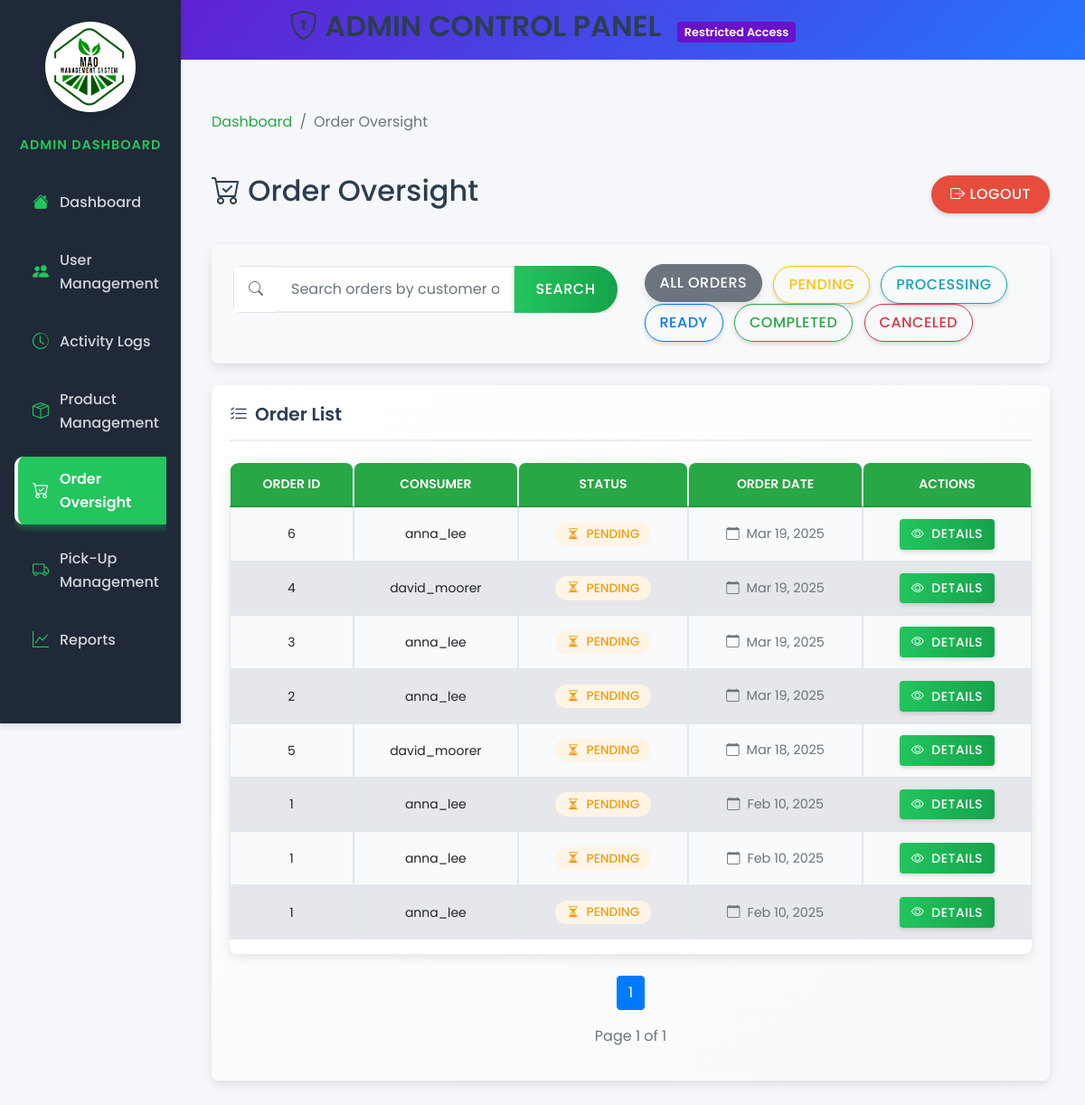
The page /views/admin/order-oversight.php (signed in) on the database as committed earlier.
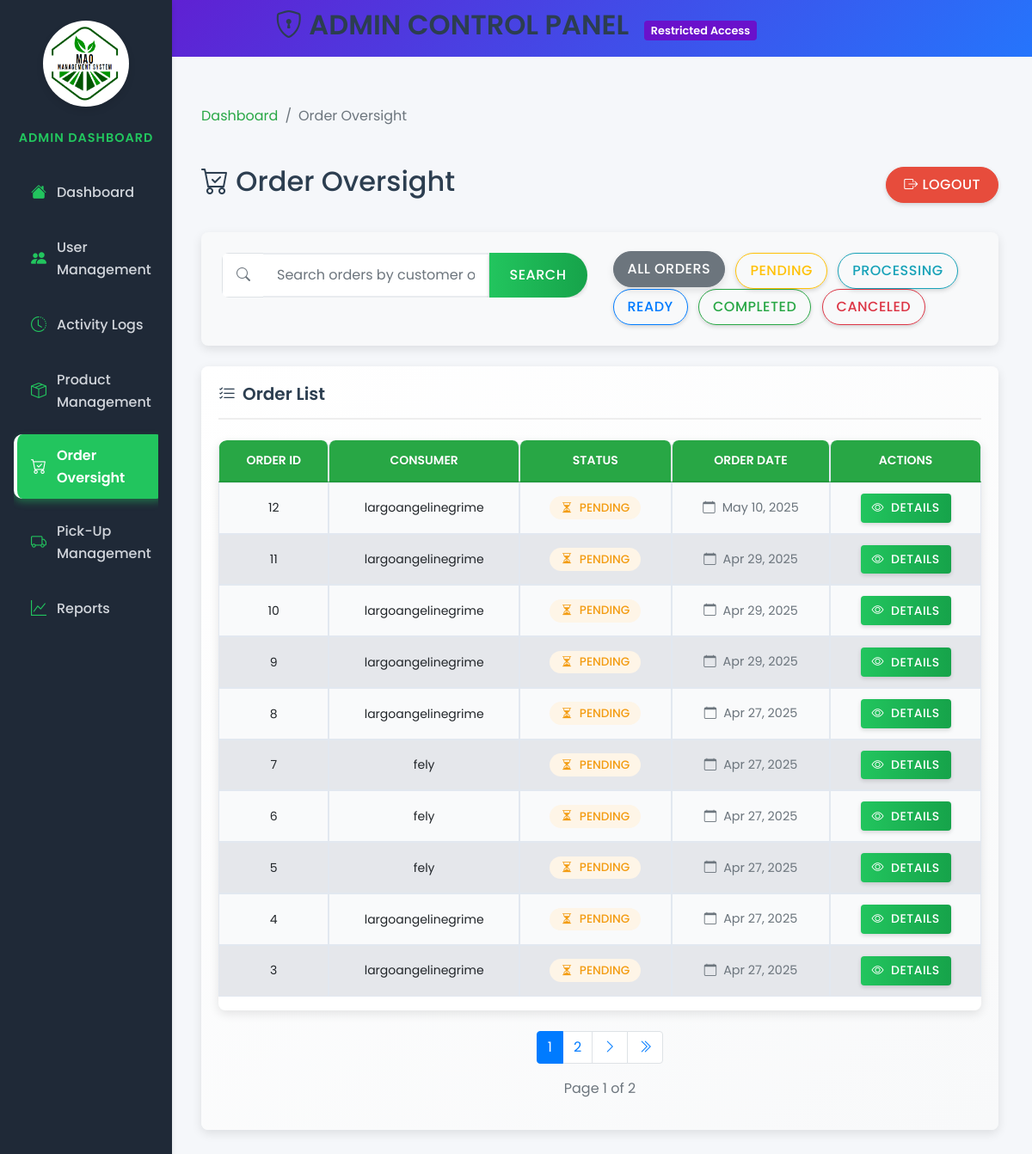
The same page on the database as committed later.
### tables this page shows
CREATE TABLE `orders` (
  `order_id` int(11) NOT NULL,
  `consumer_id` int(11) DEFAULT NULL,
  `order_status` enum('pending','completed','canceled') DEFAULT 'pending',
  `order_date` timestamp NOT NULL DEFAULT current_timestamp(),
  `pickup_details` text DEFAULT NULL
);

CREATE TABLE `users` (
  `user_id` int(11) NOT NULL,
  `username` varchar(50) NOT NULL,
  `password` varchar(255) NOT NULL,
  `email` varchar(100) NOT NULL,
  `role_id` int(11) DEFAULT NULL,
  `created_at` timestamp NOT NULL DEFAULT current_timestamp(),
  `updated_at` timestamp NOT NULL DEFAULT current_timestamp() ON UPDATE current_timestamp(),
  `first_name` varchar(100) NOT NULL,
  `last_name` varchar(100) NOT NULL,
  `contact_number` varchar(20) DEFAULT NULL,
  `address` text DEFAULT NULL
);

### views/admin/order-oversight.php (the view, shortened to what the rows shown need)
<?php
$database = new Database();
$conn = $database->connect();
$limit = 10;
$page = isset($_GET['page']) ? (int)$_GET['page'] : 1;
$offset = ($page - 1) * $limit;
$query = "SELECT o.order_id, u.username AS consumer_name, o.order_status, o.order_date,
                p.pickup_id, p.pickup_date, p.pickup_location, p.pickup_notes,
                pm.payment_id, pm.payment_status, pm.payment_date, pm.amount
          FROM orders AS o
          JOIN users AS u ON o.consumer_id = u.user_id
          LEFT JOIN pickups AS p ON o.order_id = p.order_id
          LEFT JOIN payments AS pm ON o.order_id = pm.order_id";
$query = $query . " ORDER BY o.order_date DESC LIMIT :limit OFFSET :offset";
$stmt = $conn->prepare($query);
$stmt->bindValue(':limit', $limit, PDO::PARAM_INT);
$stmt->bindValue(':offset', $offset, PDO::PARAM_INT);
$stmt->execute();
$orders = $stmt->fetchAll(PDO::FETCH_ASSOC);
?>
<!DOCTYPE html>
<html lang="en">
<head>
    <link href="https://stackpath.bootstrapcdn.com/bootstrap/4.5.2/css/bootstrap.min.css" rel="stylesheet">
    <link href="https://cdn.jsdelivr.net/npm/bootstrap-icons/font/bootstrap-icons.css" rel="stylesheet">
    <link rel="stylesheet" href="../../public/style/admin.css">
    <link rel="stylesheet" href="../../public/style/admin-sidebar.css">
    <link rel="stylesheet" href="../../public/style/order-oversight.css">
</head>
<body>
    <div class="admin-header text-center">
        <h2><i class="bi bi-shield-lock"></i> ADMIN CONTROL PANEL <span class="admin-badge">Restricted Access</span></h2>
    </div>
    <div class="container-fluid">
        <div class="row">
            <main role="main" class="col-md-9 ml-sm-auto col-lg-10 px-4 py-4 order-oversight-page">
                <div class="page-header">
                    <h1 class="h2"><i class="bi bi-cart-check"></i> Order Oversight</h1>
                </div>
                <div class="card custom-card">
                    <div class="card-body">
                        <div class="table-container">
                            <div class="table-responsive">
                                <table class="table table-hover">
                                    <thead>
                                        <tr>
                                            <th>Order ID</th>
                                            <th>Consumer</th>
                                            <th>Status</th>
                                            <th>Order Date</th>
                                            <th>Actions</th>
                                        </tr>
                                    </thead>
                                    <tbody id="orders-table">
                                        <?php if (count($orders) > 0): ?>
                                            <?php foreach ($orders as $order): ?>
                                                <tr data-status="<?= strtolower($order['order_status']) ?>">
                                                    <td><span class="order-id"><?= htmlspecialchars($order['order_id']) ?></span></td>
                                                    <td><?= htmlspecialchars($order['consumer_name']) ?></td>
                                                    <td>                                        <?php if ($order['order_status'] === 'pending'): ?>
                                                            <span class="badge badge-warning status-badge">
                                                                <i class="bi bi-hourglass-split"></i> Pending
                                                            </span>
                                                        <?php elseif ($order['order_status'] === 'processing'): ?>
                                                            <span class="badge badge-info status-badge">
                                                                <i class="bi bi-gear-fill"></i> Processing
                                                            </span>
                                                        <?php elseif ($order['order_status'] === 'ready'): ?>
                                                            <span class="badge badge-primary status-badge">
                                                                <i class="bi bi-box-seam"></i> Ready
                                                            </span>
                                                        <?php elseif ($order['order_status'] === 'completed'): ?>
                                                            <span class="badge badge-success status-badge">
                                                                <i class="bi bi-check-circle"></i> Completed
                                                            </span>
                                                        <?php elseif ($order['order_status'] === 'canceled'): ?>
                                                            <span class="badge badge-danger status-badge">
                                                                <i class="bi bi-x-circle"></i> Canceled
                                                            </span>
                                                        <?php else: ?>
                                                            <span class="badge badge-secondary status-badge">
                                                                <i class="bi bi-question-circle"></i> <?= ucfirst($order['order_status']) ?>
                                                            </span>
                                                        <?php endif; ?>
                                                    </td>
                                                    <td>
                                                        <span class="order-date" title="<?= htmlspecialchars(date("F j, Y, g:i A", strtotime($order['order_date']))) ?>">
                                                            <i class="bi bi-calendar"></i>
                                                            <?= htmlspecialchars(date("M j, Y", strtotime($order['order_date']))) ?>
                                                        </span>
                                                    </td>
                                                    <td>
                                                        <button class="btn btn-primary btn-sm view-details-btn"
                                                                data-order-id="<?= htmlspecialchars($order['order_id']) ?>">
                                                            <i class="bi bi-eye"></i> Details
                                                        </button>
                                                    </td>
                                                </tr>
                                            <?php endforeach; ?>
                                        <?php endif; ?>
                                    </tbody>
                                </table>
                            </div>
                        </div>
                    </div>
                </div>
            </main>
        </div>
    </div>
</body>
</html>

Rows that differ between the two databases and show on the page:
no longer on this page (row edited): orders: order_id "2", consumer.username "anna_lee", order_status "pending" (drawn), order_date "Mar 19, 2025"
no longer on this page (row edited): orders: order_id "1", consumer.username "anna_lee", order_status "pending" (drawn), order_date "Feb 10, 2025"
added orders: order_id "12", consumer.username "largoangelinegrime", order_status "pending" (drawn), order_date "May 10, 2025"
added orders: order_id "11", consumer.username "largoangelinegrime", order_status "pending" (drawn), order_date "Apr 29, 2025"
added orders: order_id "10", consumer.username "largoangelinegrime", order_status "pending" (drawn), order_date "Apr 29, 2025"
added orders: order_id "9", consumer.username "largoangelinegrime", order_status "pending" (drawn), order_date "Apr 29, 2025"
added orders: order_id "8", consumer.username "largoangelinegrime", order_status "pending" (drawn), order_date "Apr 27, 2025"
added orders: order_id "7", consumer.username "fely", order_status "pending" (drawn), order_date "Apr 27, 2025"
changed orders id 6: consumer.username "anna_lee" → "fely"; order_date "Mar 19, 2025" → "Apr 27, 2025"
changed orders id 5: consumer.username "david_moorer" → "fely"; order_date "Mar 18, 2025" → "Apr 27, 2025"; moves up the list
changed orders id 4: consumer.username "david_moorer" → "largoangelinegrime"; order_date "Mar 19, 2025" → "Apr 27, 2025"
changed orders id 3: consumer.username "anna_lee" → "largoangelinegrime"; order_date "Mar 19, 2025" → "Apr 27, 2025"
Other text that changed with them:
$totalPages: "1" → "2"
new list line: "2"
